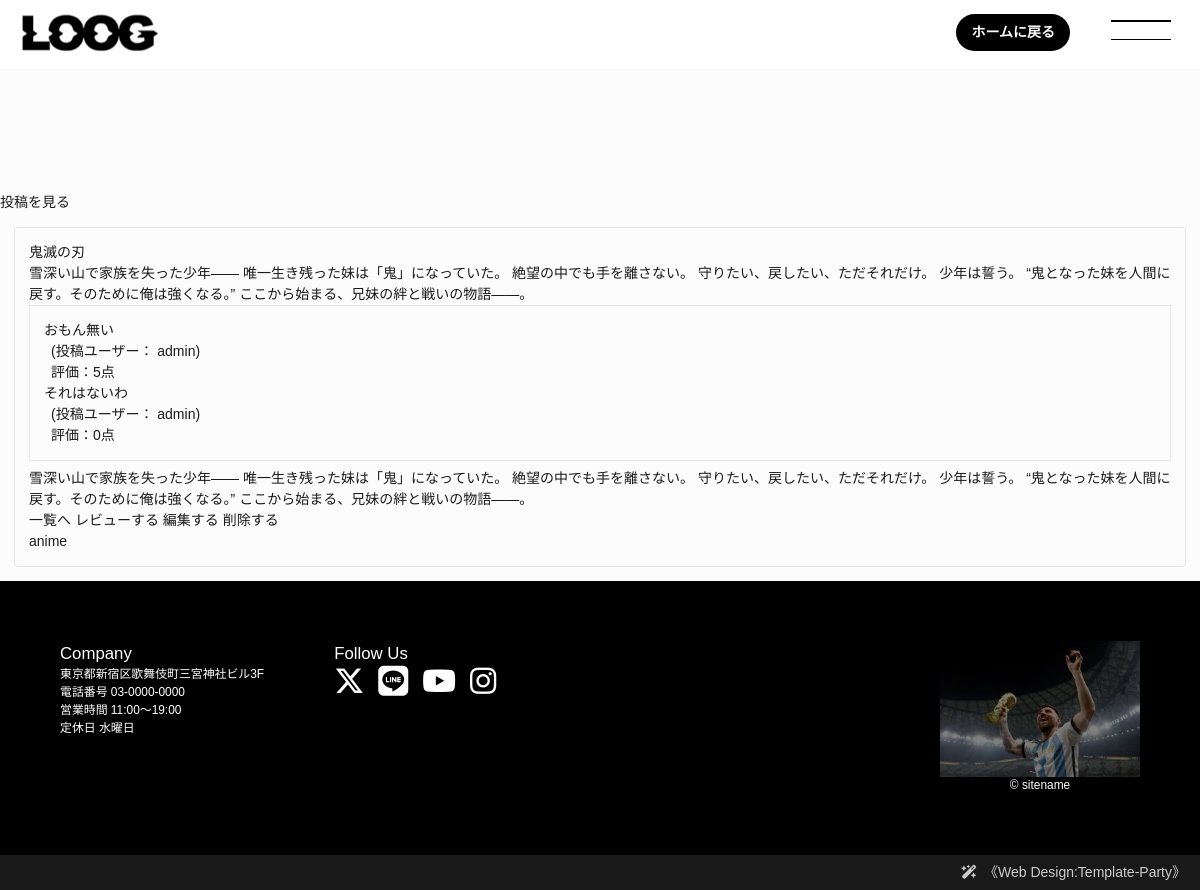
Screenshot of /book/4/detail (signed in) with the database file from the repository.
### book/models.py (models this page shows, shortened)
class Book(models.Model):
    title = models.CharField(max_length=100)
    text = models.TextField()
    thumbnail = models.ImageField(null=True, blank=True)
    category = models.CharField(
        max_length=100,
        choices = CATEGORY
    )
    user = models.ForeignKey("auth.User", on_delete=models.CASCADE)

class Review(models.Model):
    book = models.ForeignKey(Book, on_delete=models.CASCADE)
    title = models.CharField(max_length=100)
    text = models.TextField()
    rate = models.IntegerField(choices=RATE_CHOICES)
    user = models.ForeignKey("auth.User", on_delete=models.CASCADE)

### book/views.py (the view)
# urls.py: path("book/<int:pk>/detail", views.DetailBookView.as_view(), name="detail-book"),
class DetailBookView(LoginRequiredMixin, DetailView):
    template_name = "book/book_detail.html"
    model = Book

### book/templates/book/book_detail.html (shortened to what this page needs)
{% extends "base.html" %}
{% block h1 %}投稿を見る{% endblock %}
{% block content %}
<div class="p-4 m-4 bg-light border border-success rounded">
    <h2 class="text-success">{{ object.title }}</h2>
    <p>{{ object.text }}</p>
    <div class="border p-4 mb-2">
        {% for review in object.review_set.all %}
        <div>
            <h3 class="h4">{{ review.title }}</h3>
            <div class="px-2">
                <span>(投稿ユーザー： {{ review.user.username }})</span>
                <h6>評価：{{ review.rate }}点</h6>
            </div>
        </div>
        {% endfor %}
    </div>
        <p class="card-text">{{ object.text }}</p>
        <a href="{% url 'list-book' %}" class="btn btn-primary">一覧へ</a>
        <a href="{% url 'review' object.pk %}" class="btn btn-primary">レビューする</a>
        <a href="{% url 'update-book' object.pk %}" class="btn btn-primary">編集する</a>
        <a href="{% url 'delete-book' object.pk %}" class="btn btn-primary">削除する</a>
        <h6 class="card-title">{{ object.category }}</h6>
    </div>
</div>
{% endblock content %}

### templates/base.html (shortened to what this page needs)
{% load static %}
<!DOCTYPE html>
<html lang="ja">
<head>
<link rel="stylesheet" href="{% static 'book/css/style.css' %}">
<head>
    <script src="https://cdn.tailwindcss.com"></script>
    <link rel="stylesheet" href="https://cdnjs.cloudflare.com/ajax/libs/font-awesome/6.4.0/css/all.min.css">
	<section class="post-display-bg">
	</section>
</head>
  <body>
      <div class="p4">
        <h1>{% block h1 %}{% endblock %}</h1>
        {% block content %}{% endblock content %}
    </body>
    <footer>
<div class="text">
<div>
<h4>Company</h4>
<p>東京都新宿区歌舞伎町三宮神社ビル3F<br>
電話番号  03-0000-0000<br>
営業時間  11:00〜19:00<br>
定休日 水曜日</p>
</div>
<div>
<h4>Follow Us</h4>
<ul class="icons">
<li><a href="#"><i class="fa-brands fa-x-twitter"></i></a></li>
<li><a href="#"><i class="fab fa-line"></i></a></li>
<li><a href="#"><i class="fab fa-youtube"></i></a></li>
<li><a href="#"><i class="fab fa-instagram"></i></a></li>
</ul>
</div>
</div>
<div class="image">
<p class="logo"><img src="images/images-16.jpeg" alt=""></p>
<small>&copy; sitename</small>
</div>
</footer>
<span class="pr"><a href="https://template-party.com/" target="_blank">《Web Design:Template-Party》</a></span>
<header class="fixed top-0 w-full bg-white/90 backdrop-blur-md z-50 h-20 flex items-center px-8 border-b border-stone-50">
	<div class="max-w-7xl mx-auto w-full flex justify-between items-center">
		<img class="logo2" src="{% static 'book/img/small_logo.png' %}">
        <div class="relative_group relative_buttan">
            <p style="margin-top: 15px;">
                <a href="{% url 'index' %}">ホームに戻る</a>
                </p>
            </div>
        </div>
</header>
<div id="menubar_hdr">
<div class="menu-icon">
<span></span><span></span>
</div>
</div>
</body>
</html>
</html>

### book/static/book/css/style.css (style rules this page uses)
:root { --primary-color: #000000; --primary-inverse-color: #fff; --space-large: 8vw; --space-small: 2vw; }
body * { box-sizing: border-box; }
html,body { font-size: 13px; height: 100%; }
@media screen and (min-width:1200px) { html, body { font-size: 14px; } }
body { margin: 0;padding:0; font-family: "Noto Serif JP", "Hiragino Mincho Pro", "ヒラギノ明朝 Pro W3", "HGS明朝E", "ＭＳ Ｐ明朝", "MS PMincho", serif; -webkit-text-size-adjust: none; background: #fff; color: var(--primary-color); line-height: 2; }
nav,ul,li,ol { margin: 0;padding: 0; }
img { border: none;max-width: 100%;height: auto;vertical-align: middle; }
section { overflow-x: hidden; padding: var(--space-large); }
a { color: inherit; transition: 0.3s; }
header { flex-shrink: 0; display: flex; align-items: center; justify-content: space-between; height: 60px; }
body:not(.home) header { margin-bottom: var(--space-large); }
#menubar_hdr { animation: opa1 0.3s 0.5s both; position: fixed;z-index: 101; cursor: pointer; top: 0; right: calc(var(--space-small) + 5px); width: 60px; height: 60px; padding: 20px 0; display: flex; justify-content: center; align-items: center; transition: transform 0.5s; mix-blend-mode: exclusion; }
#menubar_hdr div span { display: block; width: 100%; height: 1.5px; background-color: #fff; transition: all 0.5s ease-in-out; position: absolute; }
#menubar_hdr div { position: relative;width: 100%;height: 100%; display: flex;flex-direction: column;justify-content: space-between; }
#menubar_hdr div span:nth-child(1) { top: 0; }
#menubar_hdr div span:nth-child(2) { bottom: 0; }
footer a { color: inherit;text-decoration: none; }
footer small { font-size: 100%; }
footer { background: var(--primary-color); color: var(--primary-inverse-color); font-size: 0.85rem; padding: 5vw; }
@media screen and (min-width:600px) { footer { display: flex; justify-content: space-between; } }
footer .image { width: 200px; text-align: center; }
footer .logo { opacity: 0.5; }
@media screen and (min-width:600px) { footer .text { display: flex; gap: 5rem; } }
footer h4 { font-weight: 200; font-size: 1.2rem; }
.pr a { text-decoration: none; display: block; background: rgba(0,0,0,0.9); text-align: right; padding: 0.5rem 1rem; color: #ccc; }
.pr a::before { font-family: "Font Awesome 6 Free"; content: "\e2ca"; font-weight: bold; margin-right: 0.5em; }
.icons { list-style: none; margin: 0;padding: 0; display: flex; align-self: center; gap: 1rem; }
.icons i { font-size: 30px; }
.logo2 { position: fixed; left: -85px; width: 150px; height: 150px; margin-left: 100px; }
.relative_group { position: fixed; margin: 30px; margin-bottom: 50px; right: 100px; }
.relative_buttan a { background: #000000; color: #fff !important; padding: 8px 15px !important; border-radius: 20px; font-weight: bold; transition: 0.3s; display: flex; align-items: center; }

### templates/base.html (style rules this page uses)
body { font-family: 'Noto Sans JP', sans-serif; scroll-behavior: smooth; background-color: #fcfcfc; color: #1a1a1a; }

### rows the page displays
Book: title "鬼滅の刃", text "雪深い山で家族を失った少年—— 唯一生き残った妹は「鬼」になっていた。 絶望の中でも手を離さない。 守りたい、戻したい、ただそれだけ。 少年は誓う。 “鬼となった妹を人間に戻す。そのために俺は強くなる。” ここから始まる、兄妹の絆と戦いの物語——。", category "anime"
Review: title "おもん無い", user.username "admin", rate "5"
Review: title "それはないわ", user.username "admin", rate "0"
